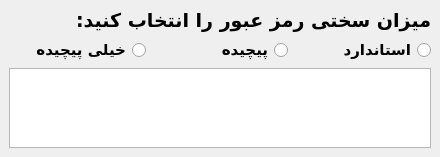
<?xml version="1.0" encoding="UTF-8"?>
<ui version="4.0">
 <class>MainWindow</class>
 <widget class="QMainWindow" name="MainWindow">
  <property name="geometry">
   <rect>
    <x>0</x>
    <y>0</y>
    <width>440</width>
    <height>157</height>
   </rect>
  </property>
  <property name="maximumSize">
   <size>
    <width>440</width>
    <height>157</height>
   </size>
  </property>
  <property name="windowTitle">
   <string>Password Generator</string>
  </property>
  <widget class="QWidget" name="centralwidget">
   <layout class="QGridLayout" name="gridLayout">
    <item row="0" column="0" colspan="3">
     <widget class="QLabel" name="label">
      <property name="font">
       <font>
        <family>Yekan Bakh FaNum</family>
        <pointsize>14</pointsize>
        <bold>true</bold>
       </font>
      </property>
      <property name="text">
       <string>میزان سختی رمز عبور را انتخاب کنید:</string>
      </property>
     </widget>
    </item>
    <item row="1" column="0">
     <widget class="QRadioButton" name="radio_super">
      <property name="font">
       <font>
        <family>Yekan Bakh FaNum</family>
        <pointsize>11</pointsize>
        <bold>true</bold>
       </font>
      </property>
      <property name="layoutDirection">
       <enum>Qt::RightToLeft</enum>
      </property>
      <property name="text">
       <string>خیلی پیچیده</string>
      </property>
     </widget>
    </item>
    <item row="1" column="1">
     <widget class="QRadioButton" name="radio_strong">
      <property name="font">
       <font>
        <family>Yekan Bakh FaNum</family>
        <pointsize>11</pointsize>
        <bold>true</bold>
       </font>
      </property>
      <property name="layoutDirection">
       <enum>Qt::RightToLeft</enum>
      </property>
      <property name="text">
       <string>پیچیده</string>
      </property>
     </widget>
    </item>
    <item row="1" column="2">
     <widget class="QRadioButton" name="radio_standard">
      <property name="font">
       <font>
        <family>Yekan Bakh FaNum</family>
        <pointsize>11</pointsize>
        <bold>true</bold>
       </font>
      </property>
      <property name="layoutDirection">
       <enum>Qt::RightToLeft</enum>
      </property>
      <property name="text">
       <string>استاندارد</string>
      </property>
     </widget>
    </item>
    <item row="2" column="0" colspan="3">
     <widget class="QTextEdit" name="password">
      <property name="enabled">
       <bool>true</bool>
      </property>
      <property name="font">
       <font>
        <family>Tahoma</family>
        <pointsize>12</pointsize>
        <bold>true</bold>
       </font>
      </property>
      <property name="readOnly">
       <bool>true</bool>
      </property>
     </widget>
    </item>
   </layout>
  </widget>
 </widget>
 <resources/>
 <connections/>
</ui>
